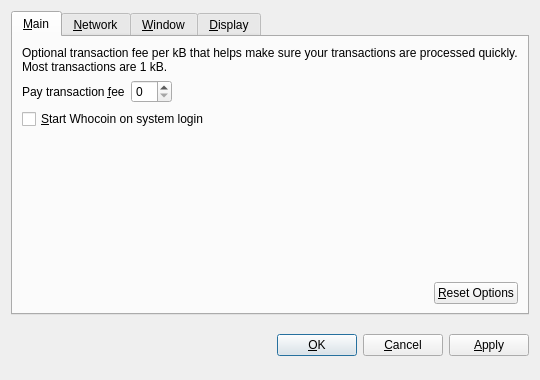
<?xml version="1.0" encoding="UTF-8"?>
<ui version="4.0">
 <class>OptionsDialog</class>
 <widget class="QDialog" name="OptionsDialog">
  <property name="geometry">
   <rect>
    <x>0</x>
    <y>0</y>
    <width>540</width>
    <height>380</height>
   </rect>
  </property>
  <property name="windowTitle">
   <string>Options</string>
  </property>
  <property name="modal">
   <bool>true</bool>
  </property>
  <layout class="QVBoxLayout" name="verticalLayout">
   <item>
    <widget class="QTabWidget" name="tabWidget">
     <property name="tabPosition">
      <enum>QTabWidget::North</enum>
     </property>
     <property name="currentIndex">
      <number>0</number>
     </property>
     <widget class="QWidget" name="tabMain">
      <attribute name="title">
       <string>&amp;Main</string>
      </attribute>
      <layout class="QVBoxLayout" name="verticalLayout_Main">
       <item>
        <widget class="QLabel" name="transactionFeeInfoLabel">
         <property name="text">
          <string>Optional transaction fee per kB that helps make sure your transactions are processed quickly. Most transactions are 1 kB.</string>
         </property>
         <property name="textFormat">
          <enum>Qt::PlainText</enum>
         </property>
         <property name="wordWrap">
          <bool>true</bool>
         </property>
        </widget>
       </item>
       <item>
        <layout class="QHBoxLayout" name="horizontalLayout_1_Main">
         <item>
          <widget class="QLabel" name="transactionFeeLabel">
           <property name="text">
            <string>Pay transaction &amp;fee</string>
           </property>
           <property name="textFormat">
            <enum>Qt::PlainText</enum>
           </property>
           <property name="buddy">
            <cstring>transactionFee</cstring>
           </property>
          </widget>
         </item>
         <item>
          <widget class="BitcoinAmountField" name="transactionFee"/>
         </item>
         <item>
          <spacer name="horizontalSpacer_1_Main">
           <property name="orientation">
            <enum>Qt::Horizontal</enum>
           </property>
           <property name="sizeHint" stdset="0">
            <size>
             <width>40</width>
             <height>20</height>
            </size>
           </property>
          </spacer>
         </item>
        </layout>
       </item>
       <item>
        <widget class="QCheckBox" name="bitcoinAtStartup">
         <property name="toolTip">
          <string>Automatically start Whocoin after logging in to the system.</string>
         </property>
         <property name="text">
          <string>&amp;Start Whocoin on system login</string>
         </property>
        </widget>
       </item>
       <item>
        <spacer name="verticalSpacer_Main">
         <property name="orientation">
          <enum>Qt::Vertical</enum>
         </property>
         <property name="sizeHint" stdset="0">
          <size>
           <width>20</width>
           <height>40</height>
          </size>
         </property>
        </spacer>
       </item>
       <item>
        <layout class="QHBoxLayout" name="horizontalLayout_2_Main">
         <item>
          <spacer name="horizontalSpacer_2_Main">
           <property name="orientation">
            <enum>Qt::Horizontal</enum>
           </property>
           <property name="sizeHint" stdset="0">
            <size>
             <width>40</width>
             <height>20</height>
            </size>
           </property>
          </spacer>
         </item>
         <item>
          <widget class="QPushButton" name="resetButton">
           <property name="toolTip">
            <string>Reset all client options to default.</string>
           </property>
           <property name="text">
            <string>&amp;Reset Options</string>
           </property>
           <property name="autoDefault">
            <bool>false</bool>
           </property>
          </widget>
         </item>
        </layout>
       </item>
      </layout>
     </widget>
     <widget class="QWidget" name="tabNetwork">
      <attribute name="title">
       <string>&amp;Network</string>
      </attribute>
      <layout class="QVBoxLayout" name="verticalLayout_Network">
       <item>
        <widget class="QCheckBox" name="mapPortUpnp">
         <property name="toolTip">
          <string>Automatically open the Whocoin client port on the router. This only works when your router supports UPnP and it is enabled.</string>
         </property>
         <property name="text">
          <string>Map port using &amp;UPnP</string>
         </property>
        </widget>
       </item>
       <item>
        <widget class="QCheckBox" name="connectSocks">
         <property name="toolTip">
          <string>Connect to the Whocoin network through a SOCKS proxy (e.g. when connecting through Tor).</string>
         </property>
         <property name="text">
          <string>&amp;Connect through SOCKS proxy:</string>
         </property>
        </widget>
       </item>
       <item>
        <layout class="QHBoxLayout" name="horizontalLayout_Network">
         <item>
          <widget class="QLabel" name="proxyIpLabel">
           <property name="text">
            <string>Proxy &amp;IP:</string>
           </property>
           <property name="textFormat">
            <enum>Qt::PlainText</enum>
           </property>
           <property name="buddy">
            <cstring>proxyIp</cstring>
           </property>
          </widget>
         </item>
         <item>
          <widget class="QValidatedLineEdit" name="proxyIp">
           <property name="maximumSize">
            <size>
             <width>140</width>
             <height>16777215</height>
            </size>
           </property>
           <property name="toolTip">
            <string>IP address of the proxy (e.g. 127.0.0.1)</string>
           </property>
          </widget>
         </item>
         <item>
          <widget class="QLabel" name="proxyPortLabel">
           <property name="text">
            <string>&amp;Port:</string>
           </property>
           <property name="textFormat">
            <enum>Qt::PlainText</enum>
           </property>
           <property name="buddy">
            <cstring>proxyPort</cstring>
           </property>
          </widget>
         </item>
         <item>
          <widget class="QLineEdit" name="proxyPort">
           <property name="maximumSize">
            <size>
             <width>55</width>
             <height>16777215</height>
            </size>
           </property>
           <property name="toolTip">
            <string>Port of the proxy (e.g. 9050)</string>
           </property>
          </widget>
         </item>
         <item>
          <widget class="QLabel" name="socksVersionLabel">
           <property name="text">
            <string>SOCKS &amp;Version:</string>
           </property>
           <property name="textFormat">
            <enum>Qt::PlainText</enum>
           </property>
           <property name="buddy">
            <cstring>socksVersion</cstring>
           </property>
          </widget>
         </item>
         <item>
          <widget class="QValueComboBox" name="socksVersion">
           <property name="toolTip">
            <string>SOCKS version of the proxy (e.g. 5)</string>
           </property>
          </widget>
         </item>
         <item>
          <spacer name="horizontalSpacer_Network">
           <property name="orientation">
            <enum>Qt::Horizontal</enum>
           </property>
           <property name="sizeHint" stdset="0">
            <size>
             <width>40</width>
             <height>20</height>
            </size>
           </property>
          </spacer>
         </item>
        </layout>
       </item>
       <item>
        <spacer name="verticalSpacer_Network">
         <property name="orientation">
          <enum>Qt::Vertical</enum>
         </property>
         <property name="sizeHint" stdset="0">
          <size>
           <width>20</width>
           <height>40</height>
          </size>
         </property>
        </spacer>
       </item>
      </layout>
     </widget>
     <widget class="QWidget" name="tabWindow">
      <attribute name="title">
       <string>&amp;Window</string>
      </attribute>
      <layout class="QVBoxLayout" name="verticalLayout_Window">
       <item>
        <widget class="QCheckBox" name="minimizeToTray">
         <property name="toolTip">
          <string>Show only a tray icon after minimizing the window.</string>
         </property>
         <property name="text">
          <string>&amp;Minimize to the tray instead of the taskbar</string>
         </property>
        </widget>
       </item>
       <item>
        <widget class="QCheckBox" name="minimizeOnClose">
         <property name="toolTip">
          <string>Minimize instead of exit the application when the window is closed. When this option is enabled, the application will be closed only after selecting Quit in the menu.</string>
         </property>
         <property name="text">
          <string>M&amp;inimize on close</string>
         </property>
        </widget>
       </item>
       <item>
        <spacer name="verticalSpacer_Window">
         <property name="orientation">
          <enum>Qt::Vertical</enum>
         </property>
         <property name="sizeHint" stdset="0">
          <size>
           <width>20</width>
           <height>40</height>
          </size>
         </property>
        </spacer>
       </item>
      </layout>
     </widget>
     <widget class="QWidget" name="tabDisplay">
      <attribute name="title">
       <string>&amp;Display</string>
      </attribute>
      <layout class="QVBoxLayout" name="verticalLayout_Display">
       <item>
        <layout class="QHBoxLayout" name="horizontalLayout_1_Display">
         <item>
          <widget class="QLabel" name="langLabel">
           <property name="text">
            <string>User Interface &amp;language:</string>
           </property>
           <property name="textFormat">
            <enum>Qt::PlainText</enum>
           </property>
           <property name="buddy">
            <cstring>lang</cstring>
           </property>
          </widget>
         </item>
         <item>
          <widget class="QValueComboBox" name="lang">
           <property name="toolTip">
            <string>The user interface language can be set here. This setting will take effect after restarting Whocoin.</string>
           </property>
          </widget>
         </item>
        </layout>
       </item>
       <item>
        <layout class="QHBoxLayout" name="horizontalLayout_2_Display">
         <item>
          <widget class="QLabel" name="unitLabel">
           <property name="text">
            <string>&amp;Unit to show amounts in:</string>
           </property>
           <property name="textFormat">
            <enum>Qt::PlainText</enum>
           </property>
           <property name="buddy">
            <cstring>unit</cstring>
           </property>
          </widget>
         </item>
         <item>
          <widget class="QValueComboBox" name="unit">
           <property name="toolTip">
            <string>Choose the default subdivision unit to show in the interface and when sending coins.</string>
           </property>
          </widget>
         </item>
        </layout>
       </item>
       <item>
        <widget class="QCheckBox" name="displayAddresses">
         <property name="toolTip">
          <string>Whether to show Whocoin addresses in the transaction list or not.</string>
         </property>
         <property name="text">
          <string>&amp;Display addresses in transaction list</string>
         </property>
        </widget>
       </item>
       <item>
        <widget class="QCheckBox" name="coinControlFeatures">
         <property name="toolTip">
          <string>Whether to show coin control features or not.</string>
         </property>
         <property name="text">
          <string>Display coin &amp;control features (experts only!)</string>
         </property>
        </widget>
       </item>
       <item>
        <spacer name="verticalSpacer_Display">
         <property name="orientation">
          <enum>Qt::Vertical</enum>
         </property>
         <property name="sizeHint" stdset="0">
          <size>
           <width>20</width>
           <height>40</height>
          </size>
         </property>
        </spacer>
       </item>
      </layout>
     </widget>
    </widget>
   </item>
   <item>
    <layout class="QHBoxLayout" name="horizontalLayout_Buttons">
     <item>
      <spacer name="horizontalSpacer_1">
       <property name="orientation">
        <enum>Qt::Horizontal</enum>
       </property>
       <property name="sizeHint" stdset="0">
        <size>
         <width>40</width>
         <height>48</height>
        </size>
       </property>
      </spacer>
     </item>
     <item>
      <widget class="QLabel" name="statusLabel">
       <property name="font">
        <font>
         <weight>75</weight>
         <bold>true</bold>
        </font>
       </property>
       <property name="text">
        <string/>
       </property>
       <property name="textFormat">
        <enum>Qt::PlainText</enum>
       </property>
       <property name="wordWrap">
        <bool>true</bool>
       </property>
      </widget>
     </item>
     <item>
      <spacer name="horizontalSpacer_2">
       <property name="orientation">
        <enum>Qt::Horizontal</enum>
       </property>
       <property name="sizeHint" stdset="0">
        <size>
         <width>40</width>
         <height>48</height>
        </size>
       </property>
      </spacer>
     </item>
     <item>
      <widget class="QPushButton" name="okButton">
       <property name="text">
        <string>&amp;OK</string>
       </property>
      </widget>
     </item>
     <item>
      <widget class="QPushButton" name="cancelButton">
       <property name="text">
        <string>&amp;Cancel</string>
       </property>
       <property name="autoDefault">
        <bool>false</bool>
       </property>
      </widget>
     </item>
     <item>
      <widget class="QPushButton" name="applyButton">
       <property name="text">
        <string>&amp;Apply</string>
       </property>
       <property name="autoDefault">
        <bool>false</bool>
       </property>
      </widget>
     </item>
    </layout>
   </item>
  </layout>
 </widget>
 <customwidgets>
  <customwidget>
   <class>BitcoinAmountField</class>
   <extends>QSpinBox</extends>
   <header>bitcoinamountfield.h</header>
  </customwidget>
  <customwidget>
   <class>QValueComboBox</class>
   <extends>QComboBox</extends>
   <header>qvaluecombobox.h</header>
  </customwidget>
  <customwidget>
   <class>QValidatedLineEdit</class>
   <extends>QLineEdit</extends>
   <header>qvalidatedlineedit.h</header>
  </customwidget>
 </customwidgets>
 <resources/>
 <connections/>
</ui>
